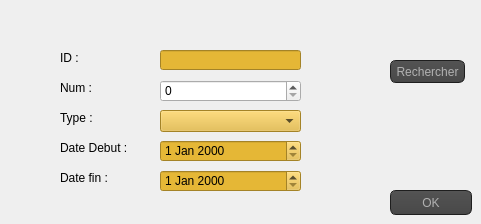
    <widget class="QWidget" name="tab_6">
     <attribute name="title">
      <string>Modifier </string>
     </attribute>
     <widget class="QPushButton" name="BTM">
      <property name="geometry">
       <rect>
        <x>390</x>
        <y>190</y>
        <width>82</width>
        <height>25</height>
       </rect>
      </property>
      <property name="styleSheet">
       <string notr="true">

QToolTip
{
border: 1px solid black;
background-color: #ffa02f;
padding: 1px;
border-radius: 3px;
opacity: 100;
}

QWidget
{
color: #b1b1b1;
background-color: #323232;
}

QWidget:item:hover
{
background-color: QLinearGradient( x1: 0, y1: 0, x2: 0, y2: 1, stop: 0 #ffa02f, stop: 1 #ca0619);
color: #000000;
}

QWidget:item:selected
{
background-color: QLinearGradient( x1: 0, y1: 0, x2: 0, y2: 1, stop: 0 #ffa02f, stop: 1 #d7801a);
}

QMenuBar::item
{
background: transparent;
}

QMenuBar::item:selected
{
background: transparent;
border: 1px solid #ffaa00;
}

QMenuBar::item:pressed
{
background: #444;
border: 1px solid #000;
background-color: QLinearGradient(
x1:0, y1:0,
x2:0, y2:1,
stop:1 #212121,
stop:0.4 #343434/*,
stop:0.2 #343434,
stop:0.1 #ffaa00*/
);
margin-bottom:-1px;
padding-bottom:1px;
}

QMenu
{
border: 1px solid #000;
}

QMenu::item
{
padding: 2px 20px 2px 20px;
}

QMenu::item:selected
{
color: #000000;
}

QWidget:disabled
{
color: #404040;
background-color: #323232;
}

QAbstractItemView
{
background-color: QLinearGradient( x1: 0, y1: 0, x2: 0, y2: 1, stop: 0 #4d4d4d, stop: 0.1 #646464, stop: 1 #5d5d5d);
}

QWidget:focus
{
/*border: 2px solid QLinearGradient( x1: 0, y1: 0, x2: 0, y2: 1, stop: 0 #ffa02f, stop: 1 #d7801a);*/
}

QLineEdit
{
background-color: QLinearGradient( x1: 0, y1: 0, x2: 0, y2: 1, stop: 0 #4d4d4d, stop: 0 #646464, stop: 1 #5d5d5d);
padding: 1px;
border-style: solid;
border: 1px solid #1e1e1e;
border-radius: 5;
}

QPushButton
{
color: #b1b1b1;
background-color: QLinearGradient( x1: 0, y1: 0, x2: 0, y2: 1, stop: 0 #565656, stop: 0.1 #525252, stop: 0.5 #4e4e4e, stop: 0.9 #4a4a4a, stop: 1 #464646);
border-width: 1px;
border-color: #1e1e1e;
border-style: solid;
border-radius: 6;
padding: 3px;
font-size: 12px;
padding-left: 5px;
padding-right: 5px;
}

QPushButton:pressed
{
background-color: QLinearGradient( x1: 0, y1: 0, x2: 0, y2: 1, stop: 0 #2d2d2d, stop: 0.1 #2b2b2b, stop: 0.5 #292929, stop: 0.9 #282828, stop: 1 #252525);
}

QComboBox
{
selection-background-color: #ffaa00;
background-color: QLinearGradient( x1: 0, y1: 0, x2: 0, y2: 1, stop: 0 #565656, stop: 0.1 #525252, stop: 0.5 #4e4e4e, stop: 0.9 #4a4a4a, stop: 1 #464646);
border-style: solid;
border: 1px solid #1e1e1e;
border-radius: 5;
}

QComboBox:hover,QPushButton:hover
{
border: 2px solid QLinearGradient( x1: 0, y1: 0, x2: 0, y2: 1, stop: 0 #ffa02f, stop: 1 #d7801a);
}


QComboBox:on
{
padding-top: 3px;
padding-left: 4px;
background-color: QLinearGradient( x1: 0, y1: 0, x2: 0, y2: 1, stop: 0 #2d2d2d, stop: 0.1 #2b2b2b, stop: 0.5 #292929, stop: 0.9 #282828, stop: 1 #252525);
selection-background-color: #ffaa00;
}

QComboBox QAbstractItemView
{
border: 2px solid darkgray;
selection-background-color: QLinearGradient( x1: 0, y1: 0, x2: 0, y2: 1, stop: 0 #ffa02f, stop: 1 #d7801a);
}

QComboBox::drop-down
{
subcontrol-origin: padding;
subcontrol-position: top right;
width: 15px;

border-left-width: 0px;
border-left-color: darkgray;
border-left-style: solid; /* just a single line */
border-top-right-radius: 3px; /* same radius as the QComboBox */
border-bottom-right-radius: 3px;
}

QComboBox::down-arrow
{
image: url(:/down_arrow.png);
}

QGroupBox:focus
{
border: 2px solid QLinearGradient( x1: 0, y1: 0, x2: 0, y2: 1, stop: 0 #ffa02f, stop: 1 #d7801a);
}

QTextEdit:focus
{
border: 2px solid QLinearGradient( x1: 0, y1: 0, x2: 0, y2: 1, stop: 0 #ffa02f, stop: 1 #d7801a);
}

QScrollBar:horizontal {
border: 1px solid #222222;
background: QLinearGradient( x1: 0, y1: 0, x2: 0, y2: 1, stop: 0.0 #121212, stop: 0.2 #282828, stop: 1 #484848);
height: 7px;
margin: 0px 16px 0 16px;
}

QScrollBar::handle:horizontal
{
background: QLinearGradient( x1: 0, y1: 0, x2: 1, y2: 0, stop: 0 #ffa02f, stop: 0.5 #d7801a, stop: 1 #ffa02f);
min-height: 20px;
border-radius: 2px;
}

QScrollBar::add-line:horizontal {
border: 1px solid #1b1b19;
border-radius: 2px;
background: QLinearGradient( x1: 0, y1: 0, x2: 1, y2: 0, stop: 0 #ffa02f, stop: 1 #d7801a);
width: 14px;
subcontrol-position: right;
subcontrol-origin: margin;
}

QScrollBar::sub-line:horizontal {
border: 1px solid #1b1b19;
border-radius: 2px;
background: QLinearGradient( x1: 0, y1: 0, x2: 1, y2: 0, stop: 0 #ffa02f, stop: 1 #d7801a);
width: 14px;
subcontrol-position: left;
subcontrol-origin: margin;
}

QScrollBar::right-arrow:horizontal, QScrollBar::left-arrow:horizontal
{
border: 1px solid black;
width: 1px;
height: 1px;
background: white;
}

QScrollBar::add-page:horizontal, QScrollBar::sub-page:horizontal
{
background: none;
}

QScrollBar:vertical
{
background: QLinearGradient( x1: 0, y1: 0, x2: 1, y2: 0, stop: 0.0 #121212, stop: 0.2 #282828, stop: 1 #484848);
width: 7px;
margin: 16px 0 16px 0;
border: 1px solid #222222;
}

QScrollBar::handle:vertical
{
background: QLinearGradient( x1: 0, y1: 0, x2: 0, y2: 1, stop: 0 #ffa02f, stop: 0.5 #d7801a, stop: 1 #ffa02f);
min-height: 20px;
border-radius: 2px;
}

QScrollBar::add-line:vertical
{
border: 1px solid #1b1b19;
border-radius: 2px;
background: QLinearGradient( x1: 0, y1: 0, x2: 0, y2: 1, stop: 0 #ffa02f, stop: 1 #d7801a);
height: 14px;
subcontrol-position: bottom;
subcontrol-origin: margin;
}

QScrollBar::sub-line:vertical
{
border: 1px solid #1b1b19;
border-radius: 2px;
background: QLinearGradient( x1: 0, y1: 0, x2: 0, y2: 1, stop: 0 #d7801a, stop: 1 #ffa02f);
height: 14px;
subcontrol-position: top;
subcontrol-origin: margin;
}

QScrollBar::up-arrow:vertical, QScrollBar::down-arrow:vertical
{
border: 1px solid black;
width: 1px;
height: 1px;
background: white;
}


QScrollBar::add-page:vertical, QScrollBar::sub-page:vertical
{
background: none;
}

QTextEdit
{
background-color: #242424;
}

QPlainTextEdit
{
background-color: #242424;
}

QHeaderView::section
{
background-color: QLinearGradient(x1:0, y1:0, x2:0, y2:1, stop:0 #616161, stop: 0.5 #505050, stop: 0.6 #434343, stop:1 #656565);
color: white;
padding-left: 4px;
border: 1px solid #6c6c6c;
}

QCheckBox:disabled
{
color: #414141;
}

QDockWidget::title
{
text-align: center;
spacing: 3px; /* spacing between items in the tool bar */
background-color: QLinearGradient(x1:0, y1:0, x2:0, y2:1, stop:0 #323232, stop: 0.5 #242424, stop:1 #323232);
}

QDockWidget::close-button, QDockWidget::float-button
{
text-align: center;
spacing: 1px; /* spacing between items in the tool bar */
background-color: QLinearGradient(x1:0, y1:0, x2:0, y2:1, stop:0 #323232, stop: 0.5 #242424, stop:1 #323232);
}

QDockWidget::close-button:hover, QDockWidget::float-button:hover
{
background: #242424;
}

QDockWidget::close-button:pressed, QDockWidget::float-button:pressed
{
padding: 1px -1px -1px 1px;
}

QMainWindow::separator
{
background-color: QLinearGradient(x1:0, y1:0, x2:0, y2:1, stop:0 #161616, stop: 0.5 #151515, stop: 0.6 #212121, stop:1 #343434);
color: white;
padding-left: 4px;
border: 1px solid #4c4c4c;
spacing: 3px; /* spacing between items in the tool bar */
}

QMainWindow::separator:hover
{

background-color: QLinearGradient(x1:0, y1:0, x2:0, y2:1, stop:0 #d7801a, stop:0.5 #b56c17 stop:1 #ffa02f);
color: white;
padding-left: 4px;
border: 1px solid #6c6c6c;
spacing: 3px; /* spacing between items in the tool bar */
}

QToolBar::handle
{
spacing: 3px; /* spacing between items in the tool bar */
background: url(:/images/handle.png);
}

QMenu::separator
{
height: 2px;
background-color: QLinearGradient(x1:0, y1:0, x2:0, y2:1, stop:0 #161616, stop: 0.5 #151515, stop: 0.6 #212121, stop:1 #343434);
color: white;
padding-left: 4px;
margin-left: 10px;
margin-right: 5px;
}

QProgressBar
{
border: 2px solid grey;
border-radius: 5px;
text-align: center;
}

QProgressBar::chunk
{
background-color: #d7801a;
width: 2.15px;
margin: 0.5px;
}

QTabBar::tab {
color: #b1b1b1;
border: 1px solid #444;
border-bottom-style: none;
background-color: #323232;
padding-left: 10px;
padding-right: 10px;
padding-top: 3px;
padding-bottom: 2px;
margin-right: -1px;
}

QTabWidget::pane {
border: 1px solid #444;
top: 1px;
}

QTabBar::tab:last
{
margin-right: 0; /* the last selected tab has nothing to overlap with on the right */
border-top-right-radius: 3px;
}

QTabBar::tab:first:!selected
{
margin-left: 0px; /* the last selected tab has nothing to overlap with on the right */


border-top-left-radius: 3px;
}

QTabBar::tab:!selected
{
color: #b1b1b1;
border-bottom-style: solid;
margin-top: 3px;
background-color: QLinearGradient(x1:0, y1:0, x2:0, y2:1, stop:1 #212121, stop:.4 #343434);
}

QTabBar::tab:selected
{
border-top-left-radius: 3px;
border-top-right-radius: 3px;
margin-bottom: 0px;
}

QTabBar::tab:!selected:hover
{
/*border-top: 2px solid #ffaa00;
padding-bottom: 3px;*/
border-top-left-radius: 3px;
border-top-right-radius: 3px;
background-color: QLinearGradient(x1:0, y1:0, x2:0, y2:1, stop:1 #212121, stop:0.4 #343434, stop:0.2 #343434, stop:0.1 #ffaa00);
}

QRadioButton::indicator:checked, QRadioButton::indicator:unchecked{
color: #b1b1b1;
background-color: #323232;
border: 1px solid #b1b1b1;
border-radius: 6px;
}

QRadioButton::indicator:checked
{
background-color: qradialgradient(
cx: 0.5, cy: 0.5,
fx: 0.5, fy: 0.5,
radius: 1.0,
stop: 0.25 #ffaa00,
stop: 0.3 #323232
);
}

QCheckBox::indicator{
color: #b1b1b1;
background-color: #323232;
border: 1px solid #b1b1b1;
width: 9px;
height: 9px;
}

QRadioButton::indicator
{
border-radius: 6px;
}

QRadioButton::indicator:hover, QCheckBox::indicator:hover
{
border: 1px solid #ffaa00;
}

QCheckBox::indicator:checked
{
image:url(:/images/checkbox.png);
}

QCheckBox::indicator:disabled, QRadioButton::indicator:disabled
{
border: 1px solid #444;
}

</string>
      </property>
      <property name="text">
       <string>OK</string>
      </property>
     </widget>
     <widget class="QLabel" name="label_30">
      <property name="geometry">
       <rect>
        <x>60</x>
        <y>50</y>
        <width>52</width>
        <height>15</height>
       </rect>
      </property>
      <property name="text">
       <string>ID :</string>
      </property>
     </widget>
     <widget class="QLineEdit" name="LM_ID">
      <property name="geometry">
       <rect>
        <x>160</x>
        <y>50</y>
        <width>141</width>
        <height>20</height>
       </rect>
      </property>
      <property name="styleSheet">
       <string notr="true">background-color: rgb(229, 183, 54);</string>
      </property>
     </widget>
     <widget class="QPushButton" name="BTRCH">
      <property name="geometry">
       <rect>
        <x>390</x>
        <y>60</y>
        <width>75</width>
        <height>23</height>
       </rect>
      </property>
      <property name="styleSheet">
       <string notr="true">

QToolTip
{
border: 1px solid black;
background-color: #ffa02f;
padding: 1px;
border-radius: 3px;
opacity: 100;
}

QWidget
{
color: #b1b1b1;
background-color: #323232;
}

QWidget:item:hover
{
background-color: QLinearGradient( x1: 0, y1: 0, x2: 0, y2: 1, stop: 0 #ffa02f, stop: 1 #ca0619);
color: #000000;
}

QWidget:item:selected
{
background-color: QLinearGradient( x1: 0, y1: 0, x2: 0, y2: 1, stop: 0 #ffa02f, stop: 1 #d7801a);
}

QMenuBar::item
{
background: transparent;
}

QMenuBar::item:selected
{
background: transparent;
border: 1px solid #ffaa00;
}

QMenuBar::item:pressed
{
background: #444;
border: 1px solid #000;
background-color: QLinearGradient(
x1:0, y1:0,
x2:0, y2:1,
stop:1 #212121,
stop:0.4 #343434/*,
stop:0.2 #343434,
stop:0.1 #ffaa00*/
);
margin-bottom:-1px;
padding-bottom:1px;
}

QMenu
{
border: 1px solid #000;
}

QMenu::item
{
padding: 2px 20px 2px 20px;
}

QMenu::item:selected
{
color: #000000;
}

QWidget:disabled
{
color: #404040;
background-color: #323232;
}

QAbstractItemView
{
background-color: QLinearGradient( x1: 0, y1: 0, x2: 0, y2: 1, stop: 0 #4d4d4d, stop: 0.1 #646464, stop: 1 #5d5d5d);
}

QWidget:focus
{
/*border: 2px solid QLinearGradient( x1: 0, y1: 0, x2: 0, y2: 1, stop: 0 #ffa02f, stop: 1 #d7801a);*/
}

QLineEdit
{
background-color: QLinearGradient( x1: 0, y1: 0, x2: 0, y2: 1, stop: 0 #4d4d4d, stop: 0 #646464, stop: 1 #5d5d5d);
padding: 1px;
border-style: solid;
border: 1px solid #1e1e1e;
border-radius: 5;
}

QPushButton
{
color: #b1b1b1;
background-color: QLinearGradient( x1: 0, y1: 0, x2: 0, y2: 1, stop: 0 #565656, stop: 0.1 #525252, stop: 0.5 #4e4e4e, stop: 0.9 #4a4a4a, stop: 1 #464646);
border-width: 1px;
border-color: #1e1e1e;
border-style: solid;
border-radius: 6;
padding: 3px;
font-size: 12px;
padding-left: 5px;
padding-right: 5px;
}

QPushButton:pressed
{
background-color: QLinearGradient( x1: 0, y1: 0, x2: 0, y2: 1, stop: 0 #2d2d2d, stop: 0.1 #2b2b2b, stop: 0.5 #292929, stop: 0.9 #282828, stop: 1 #252525);
}

QComboBox
{
selection-background-color: #ffaa00;
background-color: QLinearGradient( x1: 0, y1: 0, x2: 0, y2: 1, stop: 0 #565656, stop: 0.1 #525252, stop: 0.5 #4e4e4e, stop: 0.9 #4a4a4a, stop: 1 #464646);
border-style: solid;
border: 1px solid #1e1e1e;
border-radius: 5;
}

QComboBox:hover,QPushButton:hover
{
border: 2px solid QLinearGradient( x1: 0, y1: 0, x2: 0, y2: 1, stop: 0 #ffa02f, stop: 1 #d7801a);
}


QComboBox:on
{
padding-top: 3px;
padding-left: 4px;
background-color: QLinearGradient( x1: 0, y1: 0, x2: 0, y2: 1, stop: 0 #2d2d2d, stop: 0.1 #2b2b2b, stop: 0.5 #292929, stop: 0.9 #282828, stop: 1 #252525);
selection-background-color: #ffaa00;
}

QComboBox QAbstractItemView
{
border: 2px solid darkgray;
selection-background-color: QLinearGradient( x1: 0, y1: 0, x2: 0, y2: 1, stop: 0 #ffa02f, stop: 1 #d7801a);
}

QComboBox::drop-down
{
subcontrol-origin: padding;
subcontrol-position: top right;
width: 15px;

border-left-width: 0px;
border-left-color: darkgray;
border-left-style: solid; /* just a single line */
border-top-right-radius: 3px; /* same radius as the QComboBox */
border-bottom-right-radius: 3px;
}

QComboBox::down-arrow
{
image: url(:/down_arrow.png);
}

QGroupBox:focus
{
border: 2px solid QLinearGradient( x1: 0, y1: 0, x2: 0, y2: 1, stop: 0 #ffa02f, stop: 1 #d7801a);
}

QTextEdit:focus
{
border: 2px solid QLinearGradient( x1: 0, y1: 0, x2: 0, y2: 1, stop: 0 #ffa02f, stop: 1 #d7801a);
}

QScrollBar:horizontal {
border: 1px solid #222222;
background: QLinearGradient( x1: 0, y1: 0, x2: 0, y2: 1, stop: 0.0 #121212, stop: 0.2 #282828, stop: 1 #484848);
height: 7px;
margin: 0px 16px 0 16px;
}

QScrollBar::handle:horizontal
{
background: QLinearGradient( x1: 0, y1: 0, x2: 1, y2: 0, stop: 0 #ffa02f, stop: 0.5 #d7801a, stop: 1 #ffa02f);
min-height: 20px;
border-radius: 2px;
}

QScrollBar::add-line:horizontal {
border: 1px solid #1b1b19;
border-radius: 2px;
background: QLinearGradient( x1: 0, y1: 0, x2: 1, y2: 0, stop: 0 #ffa02f, stop: 1 #d7801a);
width: 14px;
subcontrol-position: right;
subcontrol-origin: margin;
}

QScrollBar::sub-line:horizontal {
border: 1px solid #1b1b19;
border-radius: 2px;
background: QLinearGradient( x1: 0, y1: 0, x2: 1, y2: 0, stop: 0 #ffa02f, stop: 1 #d7801a);
width: 14px;
subcontrol-position: left;
subcontrol-origin: margin;
}

QScrollBar::right-arrow:horizontal, QScrollBar::left-arrow:horizontal
{
border: 1px solid black;
width: 1px;
height: 1px;
background: white;
}

QScrollBar::add-page:horizontal, QScrollBar::sub-page:horizontal
{
background: none;
}

QScrollBar:vertical
{
background: QLinearGradient( x1: 0, y1: 0, x2: 1, y2: 0, stop: 0.0 #121212, stop: 0.2 #282828, stop: 1 #484848);
width: 7px;
margin: 16px 0 16px 0;
border: 1px solid #222222;
}

QScrollBar::handle:vertical
{
background: QLinearGradient( x1: 0, y1: 0, x2: 0, y2: 1, stop: 0 #ffa02f, stop: 0.5 #d7801a, stop: 1 #ffa02f);
min-height: 20px;
border-radius: 2px;
}

QScrollBar::add-line:vertical
{
border: 1px solid #1b1b19;
border-radius: 2px;
background: QLinearGradient( x1: 0, y1: 0, x2: 0, y2: 1, stop: 0 #ffa02f, stop: 1 #d7801a);
height: 14px;
subcontrol-position: bottom;
subcontrol-origin: margin;
}

QScrollBar::sub-line:vertical
{
border: 1px solid #1b1b19;
border-radius: 2px;
background: QLinearGradient( x1: 0, y1: 0, x2: 0, y2: 1, stop: 0 #d7801a, stop: 1 #ffa02f);
height: 14px;
subcontrol-position: top;
subcontrol-origin: margin;
}

QScrollBar::up-arrow:vertical, QScrollBar::down-arrow:vertical
{
border: 1px solid black;
width: 1px;
height: 1px;
background: white;
}


QScrollBar::add-page:vertical, QScrollBar::sub-page:vertical
{
background: none;
}

QTextEdit
{
background-color: #242424;
}

QPlainTextEdit
{
background-color: #242424;
}

QHeaderView::section
{
background-color: QLinearGradient(x1:0, y1:0, x2:0, y2:1, stop:0 #616161, stop: 0.5 #505050, stop: 0.6 #434343, stop:1 #656565);
color: white;
padding-left: 4px;
border: 1px solid #6c6c6c;
}

QCheckBox:disabled
{
color: #414141;
}

QDockWidget::title
{
text-align: center;
spacing: 3px; /* spacing between items in the tool bar */
background-color: QLinearGradient(x1:0, y1:0, x2:0, y2:1, stop:0 #323232, stop: 0.5 #242424, stop:1 #323232);
}

QDockWidget::close-button, QDockWidget::float-button
{
text-align: center;
spacing: 1px; /* spacing between items in the tool bar */
background-color: QLinearGradient(x1:0, y1:0, x2:0, y2:1, stop:0 #323232, stop: 0.5 #242424, stop:1 #323232);
}

QDockWidget::close-button:hover, QDockWidget::float-button:hover
{
background: #242424;
}

QDockWidget::close-button:pressed, QDockWidget::float-button:pressed
{
padding: 1px -1px -1px 1px;
}

QMainWindow::separator
{
background-color: QLinearGradient(x1:0, y1:0, x2:0, y2:1, stop:0 #161616, stop: 0.5 #151515, stop: 0.6 #212121, stop:1 #343434);
color: white;
padding-left: 4px;
border: 1px solid #4c4c4c;
spacing: 3px; /* spacing between items in the tool bar */
}

QMainWindow::separator:hover
{

background-color: QLinearGradient(x1:0, y1:0, x2:0, y2:1, stop:0 #d7801a, stop:0.5 #b56c17 stop:1 #ffa02f);
color: white;
padding-left: 4px;
border: 1px solid #6c6c6c;
spacing: 3px; /* spacing between items in the tool bar */
}

QToolBar::handle
{
spacing: 3px; /* spacing between items in the tool bar */
background: url(:/images/handle.png);
}

QMenu::separator
{
height: 2px;
background-color: QLinearGradient(x1:0, y1:0, x2:0, y2:1, stop:0 #161616, stop: 0.5 #151515, stop: 0.6 #212121, stop:1 #343434);
color: white;
padding-left: 4px;
margin-left: 10px;
margin-right: 5px;
}

QProgressBar
{
border: 2px solid grey;
border-radius: 5px;
text-align: center;
}

QProgressBar::chunk
{
background-color: #d7801a;
width: 2.15px;
margin: 0.5px;
}

QTabBar::tab {
color: #b1b1b1;
border: 1px solid #444;
border-bottom-style: none;
background-color: #323232;
padding-left: 10px;
padding-right: 10px;
padding-top: 3px;
padding-bottom: 2px;
margin-right: -1px;
}

QTabWidget::pane {
border: 1px solid #444;
top: 1px;
}

QTabBar::tab:last
{
margin-right: 0; /* the last selected tab has nothing to overlap with on the right */
border-top-right-radius: 3px;
}

QTabBar::tab:first:!selected
{
margin-left: 0px; /* the last selected tab has nothing to overlap with on the right */


border-top-left-radius: 3px;
}

QTabBar::tab:!selected
{
color: #b1b1b1;
border-bottom-style: solid;
margin-top: 3px;
background-color: QLinearGradient(x1:0, y1:0, x2:0, y2:1, stop:1 #212121, stop:.4 #343434);
}

QTabBar::tab:selected
{
border-top-left-radius: 3px;
border-top-right-radius: 3px;
margin-bottom: 0px;
}

QTabBar::tab:!selected:hover
{
/*border-top: 2px solid #ffaa00;
padding-bottom: 3px;*/
border-top-left-radius: 3px;
border-top-right-radius: 3px;
background-color: QLinearGradient(x1:0, y1:0, x2:0, y2:1, stop:1 #212121, stop:0.4 #343434, stop:0.2 #343434, stop:0.1 #ffaa00);
}

QRadioButton::indicator:checked, QRadioButton::indicator:unchecked{
color: #b1b1b1;
background-color: #323232;
border: 1px solid #b1b1b1;
border-radius: 6px;
}

QRadioButton::indicator:checked
{
background-color: qradialgradient(
cx: 0.5, cy: 0.5,
fx: 0.5, fy: 0.5,
radius: 1.0,
stop: 0.25 #ffaa00,
stop: 0.3 #323232
);
}

QCheckBox::indicator{
color: #b1b1b1;
background-color: #323232;
border: 1px solid #b1b1b1;
width: 9px;
height: 9px;
}

QRadioButton::indicator
{
border-radius: 6px;
}

QRadioButton::indicator:hover, QCheckBox::indicator:hover
{
border: 1px solid #ffaa00;
}

QCheckBox::indicator:checked
{
image:url(:/images/checkbox.png);
}

QCheckBox::indicator:disabled, QRadioButton::indicator:disabled
{
border: 1px solid #444;
}

</string>
      </property>
      <property name="text">
       <string>Rechercher</string>
      </property>
     </widget>
     <widget class="QLabel" name="label_23">
      <property name="geometry">
       <rect>
        <x>60</x>
        <y>80</y>
        <width>52</width>
        <height>15</height>
       </rect>
      </property>
      <property name="text">
       <string>Num :</string>
      </property>
     </widget>
     <widget class="QLabel" name="label_24">
      <property name="geometry">
       <rect>
        <x>60</x>
        <y>170</y>
        <width>52</width>
        <height>15</height>
       </rect>
      </property>
      <property name="text">
       <string>Date fin :</string>
      </property>
     </widget>
     <widget class="QLabel" name="label_25">
      <property name="geometry">
       <rect>
        <x>60</x>
        <y>110</y>
        <width>71</width>
        <height>16</height>
       </rect>
      </property>
      <property name="text">
       <string>Type :</string>
      </property>
     </widget>
     <widget class="QComboBox" name="CM_type">
      <property name="geometry">
       <rect>
        <x>160</x>
        <y>110</y>
        <width>141</width>
        <height>22</height>
       </rect>
      </property>
      <property name="styleSheet">
       <string notr="true">background-color: rgb(229, 183, 54);</string>
      </property>
     </widget>
     <widget class="QDateEdit" name="DM_F">
      <property name="geometry">
       <rect>
        <x>160</x>
        <y>170</y>
        <width>141</width>
        <height>22</height>
       </rect>
      </property>
      <property name="styleSheet">
       <string notr="true">background-color: rgb(229, 183, 54);</string>
      </property>
     </widget>
     <widget class="QDateEdit" name="DM_D">
      <property name="geometry">
       <rect>
        <x>160</x>
        <y>140</y>
        <width>141</width>
        <height>22</height>
       </rect>
      </property>
      <property name="styleSheet">
       <string notr="true">background-color: rgb(229, 183, 54);</string>
      </property>
     </widget>
     <widget class="QLabel" name="label_26">
      <property name="geometry">
       <rect>
        <x>60</x>
        <y>140</y>
        <width>71</width>
        <height>16</height>
       </rect>
      </property>
      <property name="text">
       <string>Date Debut :</string>
      </property>
     </widget>
     <widget class="QSpinBox" name="LM_Num">
      <property name="geometry">
       <rect>
        <x>160</x>
        <y>80</y>
        <width>141</width>
        <height>22</height>
       </rect>
      </property>
     </widget>
    </widget>
